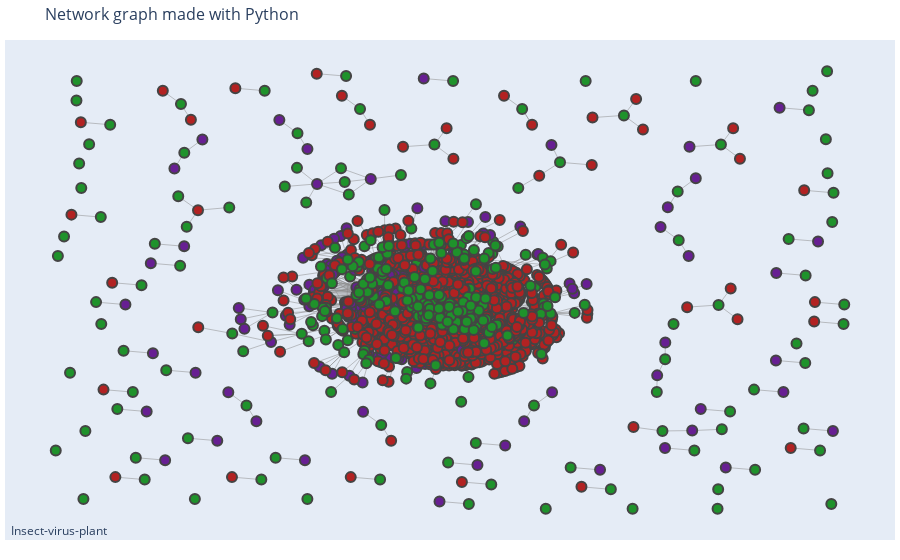

The code cell stored with this chart in its notebook:
### Code cell
fig = go.Figure(
    data=[edge_trace, node_trace],
    layout=go.Layout(
        title='Network graph made with Python',
        titlefont_size=16,
        showlegend=False,
        hovermode='closest',
        margin={
            'b':20,'l':5,'r':5,'t':40
        },
        annotations=[{
            "text":"Insect-virus-plant",
            'showarrow':False,
            'xref':"paper", 
            'yref':"paper",
            'x':0.005, 
            'y':-0.002 
        }],
        xaxis={'showgrid':False, 'zeroline':False, 'showticklabels':False},
        yaxis={'showgrid':False, 'zeroline':False, 'showticklabels':False}
    )
)
fig.show()

### Figure 1 — Plotly figure (JSON) as saved in the notebook; plotly's stock layout.template omitted (floating-point values rounded to 4 significant figures; data arrays with more than 128 entries replaced by an {"elided": "..."} marker saying what was removed)
{"data": [{"hoverinfo": "none", "line": {"color": "#888", "width": 0.5}, "mode": "lines", "type": "scatter", "x": {"elided": "10305 float values"}, "y": {"elided": "10305 float values"}}, {"hoverinfo": "text", "marker": {"color": {"elided": "1779 str values"}, "line": {"width": 2}, "reversescale": true, "size": 10}, "mode": "markers", "text": {"elided": "1779 str values"}, "type": "scatter", "x": {"elided": "1779 float values"}, "y": {"elided": "1779 float values"}}], "layout": {"annotations": [{"showarrow": false, "text": "Insect-virus-plant", "x": 0.005, "xref": "paper", "y": -0.002, "yref": "paper"}], "hovermode": "closest", "margin": {"b": 20, "l": 5, "r": 5, "t": 40}, "showlegend": false, "title": {"font": {"size": 16}, "text": "Network graph made with Python"}, "xaxis": {"showgrid": false, "showticklabels": false, "zeroline": false}, "yaxis": {"showgrid": false, "showticklabels": false, "zeroline": false}}}
